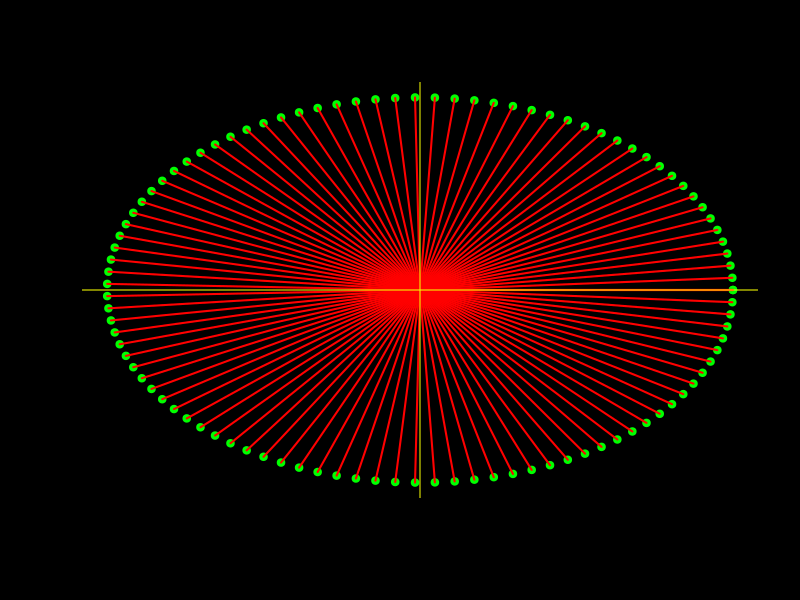

Source code (R):
n <- 100

angles <- seq(0, 2 * pi, length.out = n)

x <- cos(angles)
y <- sin(angles)

par(bg = "black")
plot(NA, NA, xlim = c(-1, 1), ylim = c(-1, 1))

points(x, y, type = "p", asp = 1, xlab = "X", ylab = "Y", main = "Points on a Circle", col = "green", pch = 19)
segments(0, 0, x, y, col = "red", lwd = 2)
abline(h = 0, col = "#f5fc02")
abline(v = 0, col = "#f5fc02")
